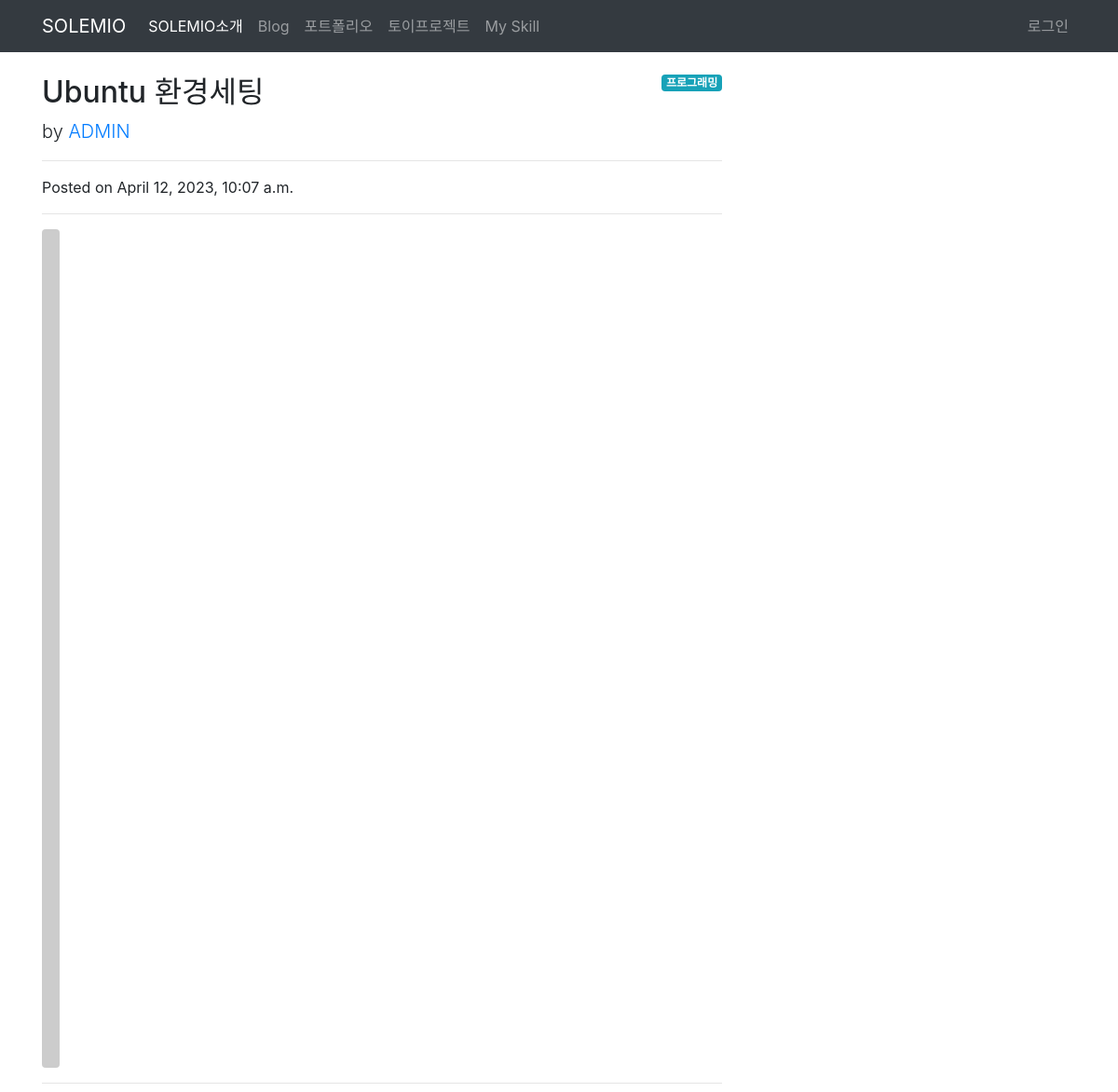
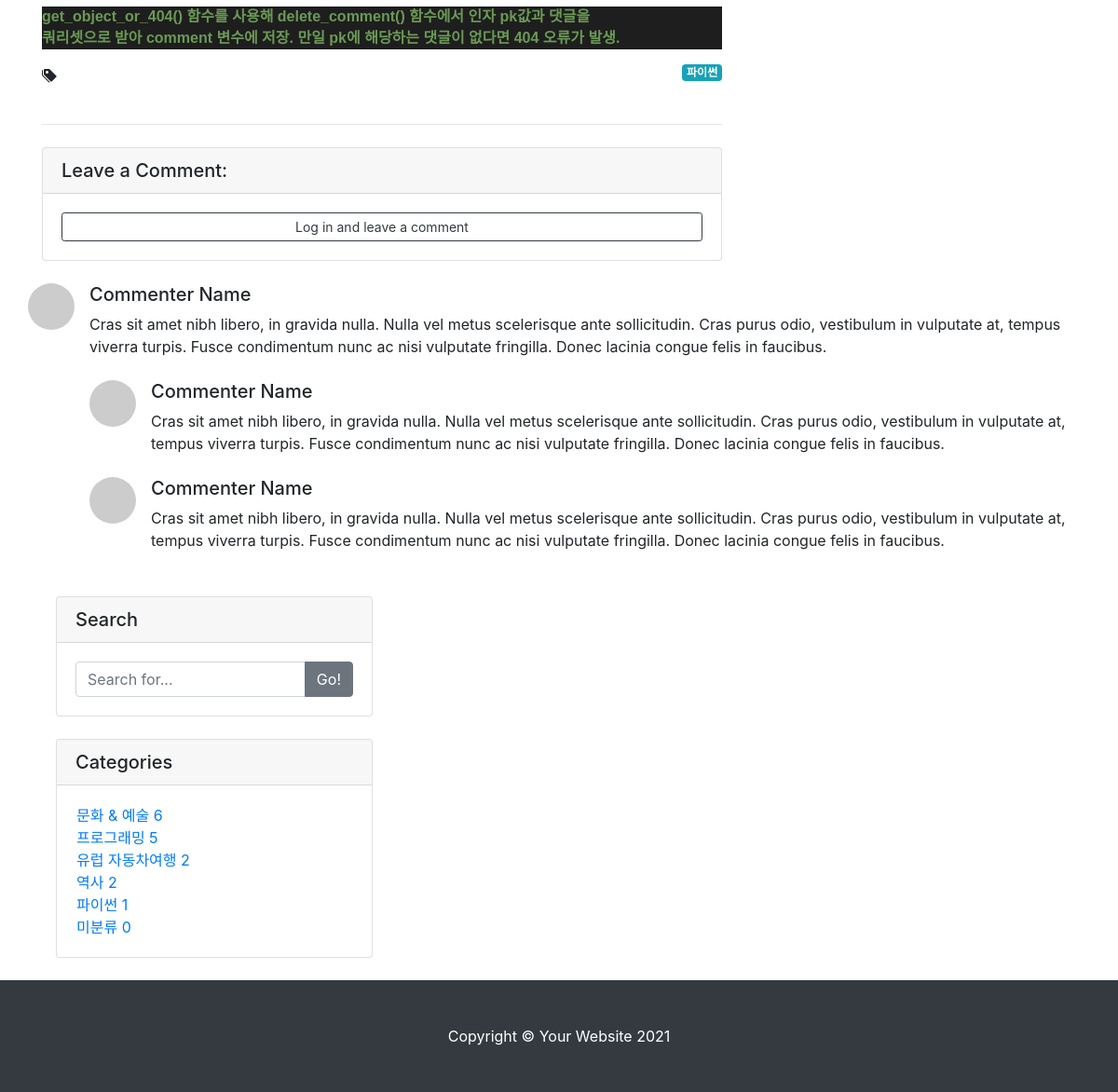
Page /blog/19/ on the committed database (2 pictures, top to bottom).
### blog/models.py (models this page shows, shortened)
class Post(models.Model):
    title = models.CharField(max_length=30)
    hook_text = models.CharField(max_length=100, blank=True)
    content = models.TextField()
    head_image = models.ImageField(upload_to='blog/images/%Y/%m/%d/', blank=True)
    file_upload = models.FileField(upload_to='blog/files/%Y/%m/%d/', blank=True)
    created_at = models.DateTimeField(auto_now_add=True)
    updated_at = models.DateTimeField(auto_now=True)
    author = models.ForeignKey(User, null=True, on_delete=models.SET_NULL)
    category = models.ForeignKey(Category, null=True, blank=True, on_delete=models.SET_NULL)
    tags = models.ManyToManyField(Tag, blank=True)

class Category(models.Model):
    name = models.CharField(max_length=50, unique=True)
    slug = models.SlugField(max_length=200, unique=True, allow_unicode=True)
    class Meta:
        verbose_name_plural = '카테고리'
    def __str__(self):
        return self.name
    def get_absolute_url(self):
        return f'/blog/category/{self.slug}/'

class Tag(models.Model):
    name = models.CharField(max_length=50)
    slug = models.SlugField(max_length=200, unique=True, allow_unicode=True)
    def __str__(self):
        return self.name
    def get_absolute_url(self):
        return f'/blog/tag/{self.slug}/'

### blog/views.py (the view)
# urls.py: path('<int:pk>/', views.PostDetail.as_view(), name='post_etail'),
class PostDetail(DetailView):
    model = Post
    def get_context_data(self, **kwargs):
        context = super(PostDetail,self).get_context_data()
        context['categories'] = Category.objects.all()
        context['no_category_post_count'] = Post.objects.filter(category=None).count()
        context['comment_form'] = CommentForm
        return context

### blog/templates/blog/post_detail.html (shortened to what this page needs)
{% extends 'base.html' %}
{% load crispy_forms_tags %}
{% block main_area %}
<div class="row">
<div class="col-lg-8" id="main-area">
    <div id="post-area">
        {% if post.category %}
            <span class="badge badge-info float-right">{{post.category}}</span>
        {% else %}
            <span class="badge badge-info float-right">미분류</span>
        {% endif %}
        <h2 class="mt-4">{{ post.title }}</h2>
        <p class="lead">
            by
            <a href="#!">{{ post.author | upper }}</a>
        </p>
        <hr />
        <p>Posted on {{ post.created_at }}</p>
        <hr />
        {% if post.head_image %}
        <img class="img-fluid rounded" src="{{ post.head_image.url }}" alt="{{ post.head_image.url }}" />
        {% else %}
        <img class="img-fluid rounded" src="https://picsum.photos/id/{{ post.id }}/900/250" alt="랜덤 이미지" />
        {% endif %}
        <hr />
        <p class="lead">
            {{ post.content | safe }}
        </p>
        {% if post.tags.exists %}
            <i class="bi bi-tags-fill"></i>
            {% for tag in post.tags.all %}
                <a href="{{tag.get_absolute_url}}" class="badge badge-info float-right">{{tag}}</a>
            {% endfor %}
            <br/>
            <br/>
        {% endif %}
    </div>
    <hr />
    <div class="card my-4">
        <h5 class="card-header">Leave a Comment:</h5>
        <div class="card-body">
            {% if user.is_authenticated %}
            <form id="comment-form" method="POST" action="{{post.get_absolute_url}}new_comment/">
                {% csrf_token %}
                <div class="form-group">{{comment_form | crispy}}
                    <textarea class="form-control" rows="3"></textarea>
                </div>
                <button class="btn btn-primary" type="submit">Submit
                </button>
            </form>
            {% else %}
                <a role="button" class="btn btn-outline-dark btn-block btn-sm" href="#" data-toggle="modal" data-target="#exampleModal">Log in and leave a comment</a>
            {% endif %}
        </div>
    </div>
    </div>
    <div class="media mb-4">
        <img class="d-flex mr-3 rounded-circle" src="https://via.placeholder.com/50x50" alt="..." />
        <div class="media-body">
            <h5 class="mt-0">Commenter Name</h5>
            Cras sit amet nibh libero, in gravida nulla. Nulla vel metus scelerisque ante sollicitudin. Cras purus odio, vestibulum in vulputate at, tempus viverra turpis. Fusce condimentum nunc ac nisi vulputate fringilla. Donec lacinia congue felis in faucibus.
            <div class="media mt-4">
                <img class="d-flex mr-3 rounded-circle" src="https://via.placeholder.com/50x50" alt="..." />
                <div class="media-body">
                    <h5 class="mt-0">Commenter Name</h5>
                    Cras sit amet nibh libero, in gravida nulla. Nulla vel metus scelerisque ante sollicitudin. Cras purus odio, vestibulum in vulputate at, tempus viverra turpis. Fusce condimentum nunc ac nisi vulputate fringilla. Donec lacinia congue felis in faucibus.
                </div>
            </div>
            <div class="media mt-4">
                <img class="d-flex mr-3 rounded-circle" src="https://via.placeholder.com/50x50" alt="..." />
                <div class="media-body">
                    <h5 class="mt-0">Commenter Name</h5>
                    Cras sit amet nibh libero, in gravida nulla. Nulla vel metus scelerisque ante sollicitudin. Cras purus odio, vestibulum in vulputate at, tempus viverra turpis. Fusce condimentum nunc ac nisi vulputate fringilla. Donec lacinia congue felis in faucibus.
                </div>
            </div>
        </div>
    </div>
</div>
{% include 'blog/side_widgets.html' %}
</div>
{% endblock %}

### blog/templates/blog/side_widgets.html (shortened to what this page needs)
<div class="col-lg-4">
    <div class="card my-4">
      <h5 class="card-header">Search</h5>
      <div class="card-body">
        <div class="input-group">
          <input class="form-control" type="text" placeholder="Search for..." id="search-input">
          <span class="input-group-append"><button class="btn btn-secondary" type="button" onclick="searchPost();">Go!</button></span>
        </div>
      </div>
    </div>
    <div class="card my-4" id="">
      <h5 class="card-header">Categories</h5>
      <div class="card-body">
        <div class="row">
            <ul class="list-unstyled mb-0 ml-3">
              {%  for category in categories %}
              <li><a href="{{category.get_absolute_url}}">{{category}} {{category.post_set.count}}</a>
              </li>
              {% endfor %}
              <li><a href="/blog/category/no_category/">미분류 {{no_category_post_count}}</a>
              </li>
            </ul>
        </div>
      </div>
    </div>
  </div>

### rows in the picture
Post: category "프로그래밍", title "Ubuntu 환경세팅", author "ADMIN", created_at "April 12, 2023, 10:07 a.m.", content "get_object_or_404() 함수를 사용해 delete_comment() 함수에서 인자 pk값과 댓글을 쿼리셋으로 받아 comment 변수에 저장. 만일 pk에 해당하는 댓글이 없다면 404 오류가 발생."
Tag: name "파이썬"
Category: name "문화 & 예술", post_set.count "6"
Category: name "프로그래밍", post_set.count "5"
Category: name "유럽 자동차여행", post_set.count "2"
Category: name "역사", post_set.count "2"
Category: name "파이썬", post_set.count "1"

### other values in the picture
{{ no_category_post_count }} "0"
